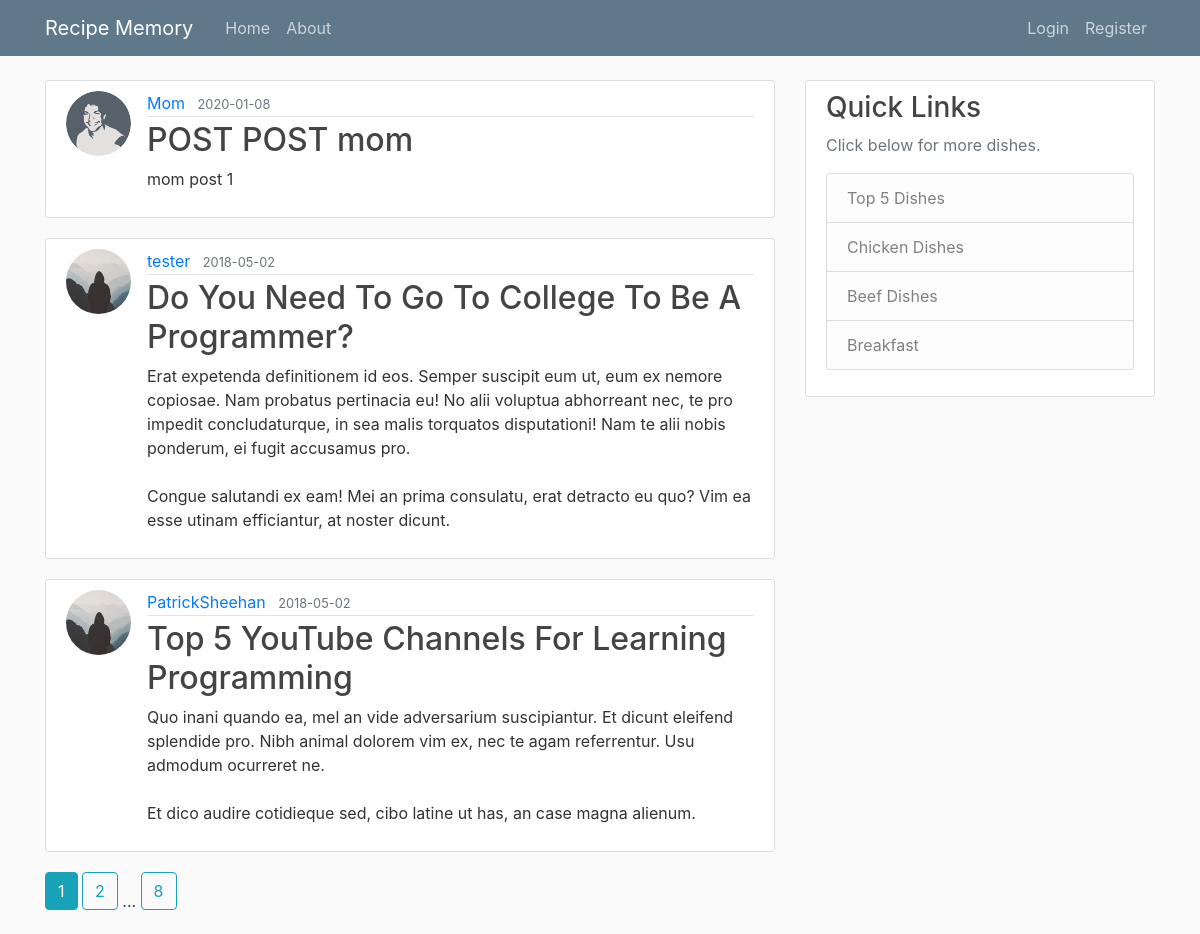
The page /home on the database its author committed.
### flaskblog/models.py (models this page shows, shortened)
class Post(db.Model):
    id = db.Column(db.Integer, primary_key=True)
    title = db.Column(db.String(120), nullable=False)
    date_posted = db.Column(db.DateTime, nullable=False, default=datetime.utcnow)
    mealType = db.Column(db.String(20), default="Dinner", nullable=True)
    mainIngredient = db.Column(db.String(35), default="Chicken", nullable=True)
    content = db.Column(db.Text, nullable=False)
    user_id = db.Column(db.Integer, db.ForeignKey('user.id'), nullable=False)

class User(db.Model, UserMixin):
    id = db.Column(db.Integer, primary_key=True)
    username = db.Column(db.String(20), unique=True, nullable=False)
    email = db.Column(db.String(120), unique=True, nullable=False)
    image_file = db.Column(db.String(20), nullable=False, default='default.jpg')
    password = db.Column(db.String(60), nullable=False)
    posts = db.relationship('Post', backref='author', lazy=True)

### flaskblog/main/routes.py (the view)
@main.route('/')
@main.route('/home')
def home():
    page = request.args.get('page', 1, type=int)
    posts = Post.query.order_by(Post.date_posted.desc()).paginate(page=page, per_page=3)
    return render_template('home.html', posts=posts)

### flaskblog/templates/home.html
{% extends "layouts.html" %}
{% block content %}
{% for post in posts.items %}
    <article class="media content-section">
      <img class="rounded-circle article-img" src="{{ url_for('static', filename='profile_pics/' + post.author.image_file) }}">
      <div class="media-body">
        <div class="article-metadata">
          <a class="mr-2" href="{{ url_for('users.user_posts', username=post.author.username) }}">{{ post.author.username }}</a>
          <small class="text-muted">{{ post.date_posted.strftime('%Y-%m-%d') }}</small>
        </div>
        <h2><a class="article-title" href="{{ url_for('posts.post', post_id=post.id) }}">{{ post.title }}</a></h2>
        <p class="article-content">{{ post.content }}</p>
      </div>
    </article>
{% endfor %}
{% for page_num in posts.iter_pages(left_edge=1, right_edge=1, left_current=1, right_current=2) %}
  {% if page_num %}
    {% if posts.page == page_num %}
      <a class="btn btn-info mb-4" href="{{ url_for('main.home', page=page_num) }}">{{ page_num }}</a>
    {% else %}
      <a class="btn btn-outline-info mb-4" href="{{ url_for('main.home', page=page_num) }}">{{ page_num }}</a>
    {% endif %}
  {% else %}
    ...
  {% endif %}
{% endfor %}
{% endblock content %}

### flaskblog/templates/layouts.html (shortened to what this page needs)
<!DOCTYPE html>
<html lang="en" dir="ltr">
  <head>
    <link rel="stylesheet" href="https://stackpath.bootstrapcdn.com/bootstrap/4.3.1/css/bootstrap.min.css">
    <link rel="stylesheet" type="text/css" href="{{ url_for('static', filename='main.css')}}">
  </head>
  <body>
    <header class="site-header">
      <nav class="navbar navbar-expand-md navbar-dark bg-steel fixed-top">
        <div class="container">
          <a class="navbar-brand mr-4" href="/">Recipe Memory</a>
          <div class="collapse navbar-collapse" id="navbarToggle">
            <div class="navbar-nav mr-auto">
              <a class="nav-item nav-link" href="{{ url_for('main.home') }}">Home</a>
              <a class="nav-item nav-link" href="{{ url_for('main.about') }}">About</a>
            </div>
            <div class="navbar-nav">
              {% if current_user.is_authenticated %}
                <a class="nav-item nav-link" href="{{ url_for('posts.new_post') }}">New Post</a>
                <a class="nav-item nav-link" href="{{ url_for('users.account') }}">Account</a>
                <a class="nav-item nav-link" href="{{ url_for('users.logout') }}">Logout</a>
              {% else %}
                <a class="nav-item nav-link" href="{{ url_for('users.login') }}">Login</a>
                <a class="nav-item nav-link" href="{{ url_for('users.register') }}">Register</a>
              {% endif %}
            </div>
          </div>
        </div>
      </nav>
    </header>
    <main role="main" class="container">
      <div class="row">
        <div class="col-md-8">
          {% block content %}{% endblock %}
        </div>
        <div class="col-md-4">
          <div class="content-section">
            <h3>Quick Links</h3>
            <p class='text-muted'>Click below for more dishes.
              <ul class="list-group">
                <a class="list-group-item list-group-item-light"  href="{{ url_for('dishes.top5') }}">Top 5 Dishes</a>
                <a class="list-group-item list-group-item-light" href="{{ url_for('dishes.chicken') }}">Chicken Dishes</a>
                <a class="list-group-item list-group-item-light" href="{{ url_for('dishes.beef') }}">Beef Dishes</a>
                <a class="list-group-item list-group-item-light" href="{{ url_for('dishes.breakfast') }}">Breakfast</a>
              </ul>
            </p>
          </div>
        </div>
      </div>
    </main>
  </body>
</html>

### flaskblog/static/main.css (style rules this page uses)
body { background: #fafafa; color: #333333; margin-top: 5rem; }
h1, h2, h3, h4, h5, h6 { color: #444444; }
.bg-steel { background-color: #5f788a; }
.site-header .navbar-nav .nav-link { color: #cbd5db; }
.content-section { background: #ffffff; padding: 10px 20px; border: 1px solid #dddddd; border-radius: 3px; margin-bottom: 20px; }
.article-title { color: #444444; }
.article-content { white-space: pre-line; }
.article-img { height: 65px; width: 65px; margin-right: 16px; }
.article-metadata { padding-bottom: 1px; margin-bottom: 4px; border-bottom: 1px solid #e3e3e3 }

### rows shown on the page
Post: image_file (picture), author.username "Mom", date_posted "2020-01-08", title "POST POST mom", content "mom post 1"
Post: image_file (placeholder picture), author.username "tester", date_posted "2018-05-02", title "Do You Need To Go To College To Be A Programmer?", content "Erat expetenda definitionem id eos. Semper suscipit eum ut, eum ex nemore copiosae. Nam probatus pertinacia eu! No alii voluptua abhorreant nec, te pro impedit concludaturque, in sea malis torquatos disputationi! Nam te alii nobis ponderum, ei fugit accusamus pro. Congue salutandi ex eam! Mei an prima consulatu, erat detracto eu quo? Vim ea esse utinam efficiantur, at noster dicunt."
Post: image_file (picture), author.username "PatrickSheehan", date_posted "2018-05-02", title "Top 5 YouTube Channels For Learning Programming", content "Quo inani quando ea, mel an vide adversarium suscipiantur. Et dicunt eleifend splendide pro. Nibh animal dolorem vim ex, nec te agam referrentur. Usu admodum ocurreret ne. Et dico audire cotidieque sed, cibo latine ut has, an case magna alienum."

### other values the page prints
{{ page_num }} "1"
{{ page_num }} "2" "8"
